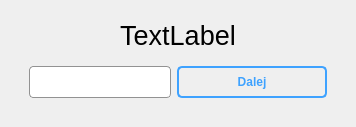
            <widget class="QWidget" name="page_6">
             <layout class="QVBoxLayout" name="verticalLayout_8">
              <item>
               <widget class="QWidget" name="testsMainDisplay" native="true">
                <layout class="QVBoxLayout" name="verticalLayout_7">
                 <item>
                  <widget class="QLabel" name="testCardLabel">
                   <property name="font">
                    <font>
                     <family>Arial</family>
                     <pointsize>20</pointsize>
                    </font>
                   </property>
                   <property name="text">
                    <string>TextLabel</string>
                   </property>
                   <property name="alignment">
                    <set>Qt::AlignCenter</set>
                   </property>
                  </widget>
                 </item>
                 <item>
                  <widget class="QWidget" name="widget_4" native="true">
                   <property name="sizePolicy">
                    <sizepolicy hsizetype="Preferred" vsizetype="Maximum">
                     <horstretch>0</horstretch>
                     <verstretch>0</verstretch>
                    </sizepolicy>
                   </property>
                   <layout class="QHBoxLayout" name="horizontalLayout_7">
                    <item>
                     <widget class="QLineEdit" name="testCardInput">
                      <property name="sizePolicy">
                       <sizepolicy hsizetype="Expanding" vsizetype="Minimum">
                        <horstretch>0</horstretch>
                        <verstretch>0</verstretch>
                       </sizepolicy>
                      </property>
                      <property name="font">
                       <font>
                        <pointsize>11</pointsize>
                       </font>
                      </property>
                      <property name="styleSheet">
                       <string notr="true">border-radius: 4px;
border: 1px solid rgb(146, 146, 146);</string>
                      </property>
                     </widget>
                    </item>
                    <item>
                     <widget class="QPushButton" name="testCardBtn">
                      <property name="minimumSize">
                       <size>
                        <width>150</width>
                        <height>0</height>
                       </size>
                      </property>
                      <property name="cursor">
                       <cursorShape>PointingHandCursor</cursorShape>
                      </property>
                      <property name="styleSheet">
                       <string notr="true">QPushButton:enabled {
color: rgb(62, 162, 255);
border-radius: 5px;
background-color: 'white';
border: 2px solid rgb(62, 162, 255);
padding: 7px;
font-weight: 500;
}

QPushButton:disabled {
color: rgb(62, 162, 255);
border-radius: 5px;
padding: 7px;
font-weight: 500;
border: 2px solid rgb(118, 152, 184);
color: rgb(118, 152, 184);
background-color: rgb(227, 227, 227);
}

QPushButton:hover {
	background-color: rgb(42, 142, 255);
	color: white;
	border-color: rgb(42, 142, 255);
}</string>
                      </property>
                      <property name="text">
                       <string>Dalej</string>
                      </property>
                     </widget>
                    </item>
                   </layout>
                  </widget>
                 </item>
                </layout>
               </widget>
              </item>
             </layout>
            </widget>
